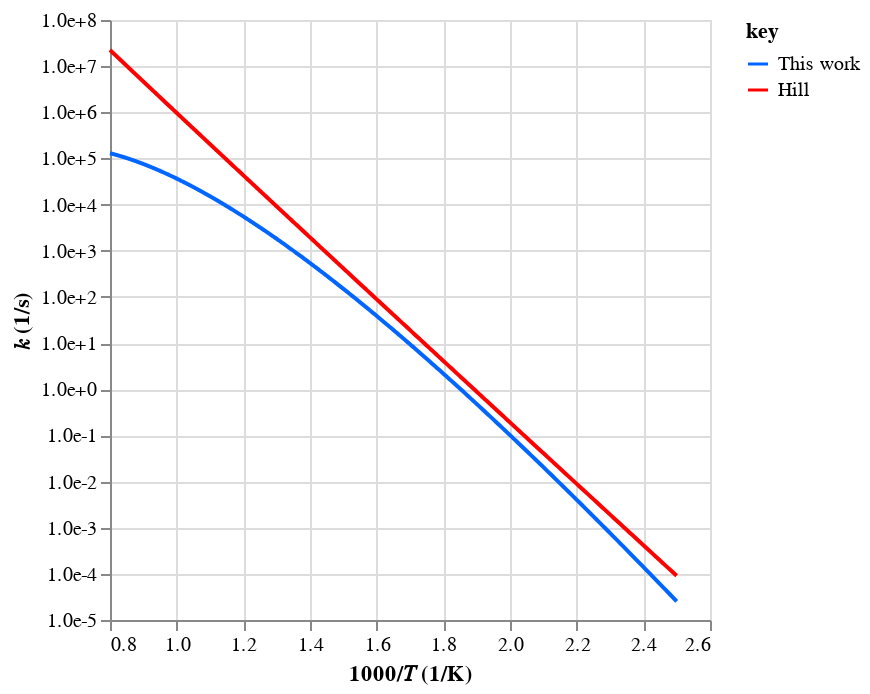
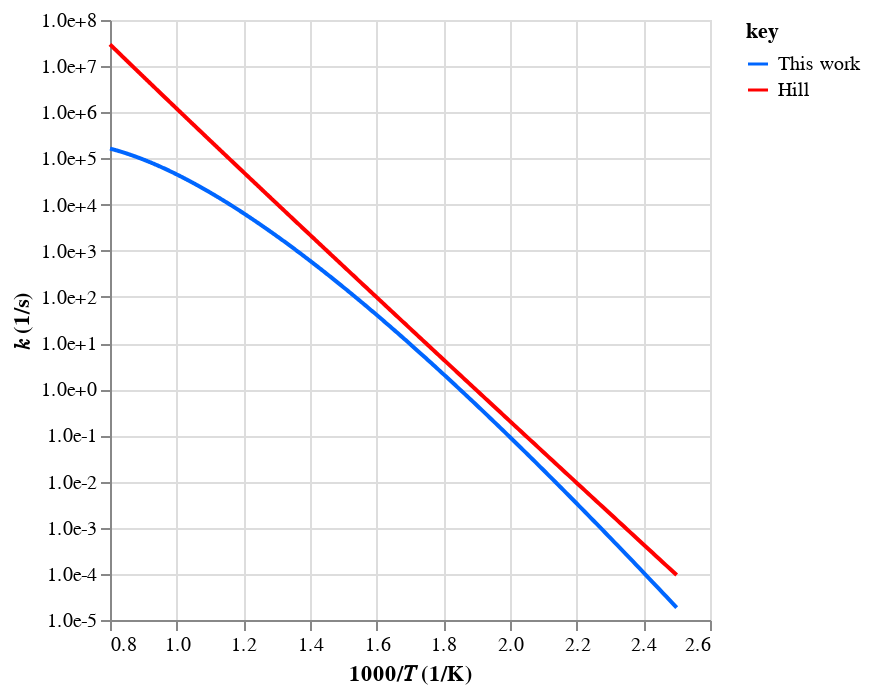
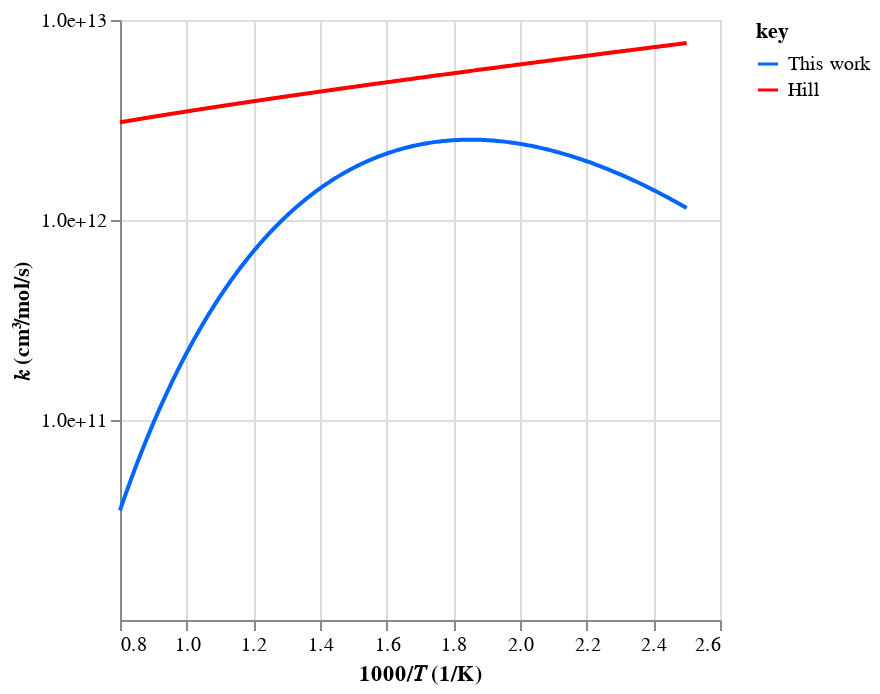
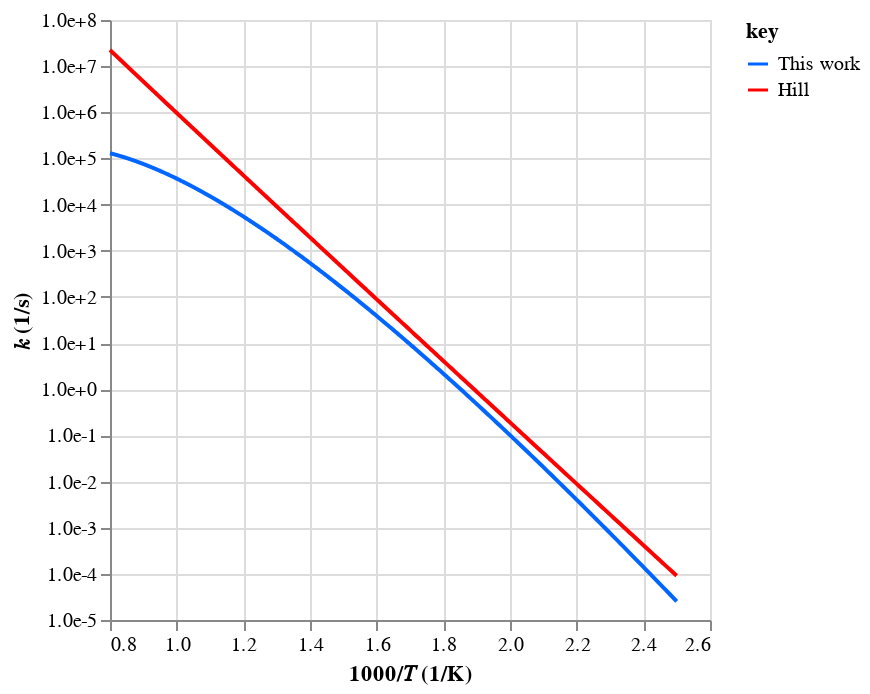

Notebook code for these charts, in order:
### Code cell
# Check rates
workflow.plot_rates(tag=tag, root_path=root_path)

### Figure 1 — Vega-Lite specification as saved in the notebook (floating-point values rounded to 4 significant figures; data arrays with more than 128 entries replaced by an {"elided": "..."} marker saying what was removed)
{"config": {"view": {"continuousWidth": 300, "continuousHeight": 300}}, "data": {"name": "data-15eebed400e5a0142a2f826ebb680eed"}, "mark": {"type": "line"}, "encoding": {"color": {"field": "key", "scale": {"domain": ["This work", "Hill"], "range": ["#0066ff", "#ff0000"]}, "type": "nominal"}, "x": {"field": "x", "title": "1000/𝑇 (1/K)", "type": "quantitative"}, "y": {"axis": {"format": ".1e", "values": [1e-05, 0.0001, 0.001, 0.01, 0.1, 1, 10, 100, 1000, 10000, 100000, 1000000, 10000000, 100000000]}, "field": "value", "scale": {"type": "log"}, "title": "𝑘 (1/s)", "type": "quantitative"}}, "transform": [{"fold": ["This work", "Hill"]}], "$schema": "https://vega.github.io/schema/vega-lite/v5.20.1.json", "datasets": {"data-15eebed400e5a0142a2f826ebb680eed": {"elided": "500 records"}}}

### Figure 2 — Vega-Lite specification as saved in the notebook (floating-point values rounded to 4 significant figures; data arrays with more than 128 entries replaced by an {"elided": "..."} marker saying what was removed)
{"config": {"view": {"continuousWidth": 300, "continuousHeight": 300}}, "data": {"name": "data-ade08a37e79257ca6bba5ab7b0f11578"}, "mark": {"type": "line"}, "encoding": {"color": {"field": "key", "scale": {"domain": ["This work", "Hill"], "range": ["#0066ff", "#ff0000"]}, "type": "nominal"}, "x": {"field": "x", "title": "1000/𝑇 (1/K)", "type": "quantitative"}, "y": {"axis": {"format": ".1e", "values": [1e-05, 0.0001, 0.001, 0.01, 0.1, 1, 10, 100, 1000, 10000, 100000, 1000000, 10000000, 100000000]}, "field": "value", "scale": {"type": "log"}, "title": "𝑘 (1/s)", "type": "quantitative"}}, "transform": [{"fold": ["This work", "Hill"]}], "$schema": "https://vega.github.io/schema/vega-lite/v5.20.1.json", "datasets": {"data-ade08a37e79257ca6bba5ab7b0f11578": {"elided": "500 records"}}}

### Figure 3 — Vega-Lite specification as saved in the notebook (floating-point values rounded to 4 significant figures; data arrays with more than 128 entries replaced by an {"elided": "..."} marker saying what was removed)
{"config": {"view": {"continuousWidth": 300, "continuousHeight": 300}}, "data": {"name": "data-925dc038cbfcf0f3a1e9563815945d40"}, "mark": {"type": "line"}, "encoding": {"color": {"field": "key", "scale": {"domain": ["This work", "Hill"], "range": ["#0066ff", "#ff0000"]}, "type": "nominal"}, "x": {"field": "x", "title": "1000/𝑇 (1/K)", "type": "quantitative"}, "y": {"axis": {"format": ".1e", "values": [100000000000, 1000000000000, 10000000000000, 100000000000000]}, "field": "value", "scale": {"type": "log"}, "title": "𝑘 (cm³/mol/s)", "type": "quantitative"}}, "transform": [{"fold": ["This work", "Hill"]}], "$schema": "https://vega.github.io/schema/vega-lite/v5.20.1.json", "datasets": {"data-925dc038cbfcf0f3a1e9563815945d40": {"elided": "500 records"}}}

### Figure 4 — Vega-Lite specification as saved in the notebook (floating-point values rounded to 4 significant figures; data arrays with more than 128 entries replaced by an {"elided": "..."} marker saying what was removed)
{"config": {"view": {"continuousWidth": 300, "continuousHeight": 300}}, "data": {"name": "data-15eebed400e5a0142a2f826ebb680eed"}, "mark": {"type": "line"}, "encoding": {"color": {"field": "key", "scale": {"domain": ["This work", "Hill"], "range": ["#0066ff", "#ff0000"]}, "type": "nominal"}, "x": {"field": "x", "title": "1000/𝑇 (1/K)", "type": "quantitative"}, "y": {"axis": {"format": ".1e", "values": [1e-05, 0.0001, 0.001, 0.01, 0.1, 1, 10, 100, 1000, 10000, 100000, 1000000, 10000000, 100000000]}, "field": "value", "scale": {"type": "log"}, "title": "𝑘 (1/s)", "type": "quantitative"}}, "transform": [{"fold": ["This work", "Hill"]}], "$schema": "https://vega.github.io/schema/vega-lite/v5.20.1.json", "datasets": {"data-15eebed400e5a0142a2f826ebb680eed": {"elided": "500 records"}}}
